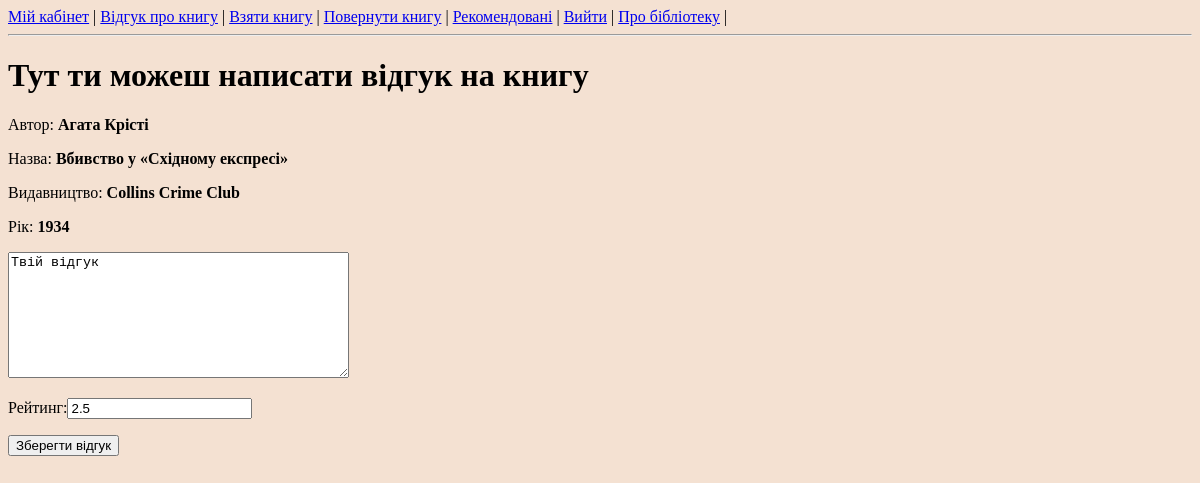
The page /client/review_book/5 (signed in) on the database as committed earlier.
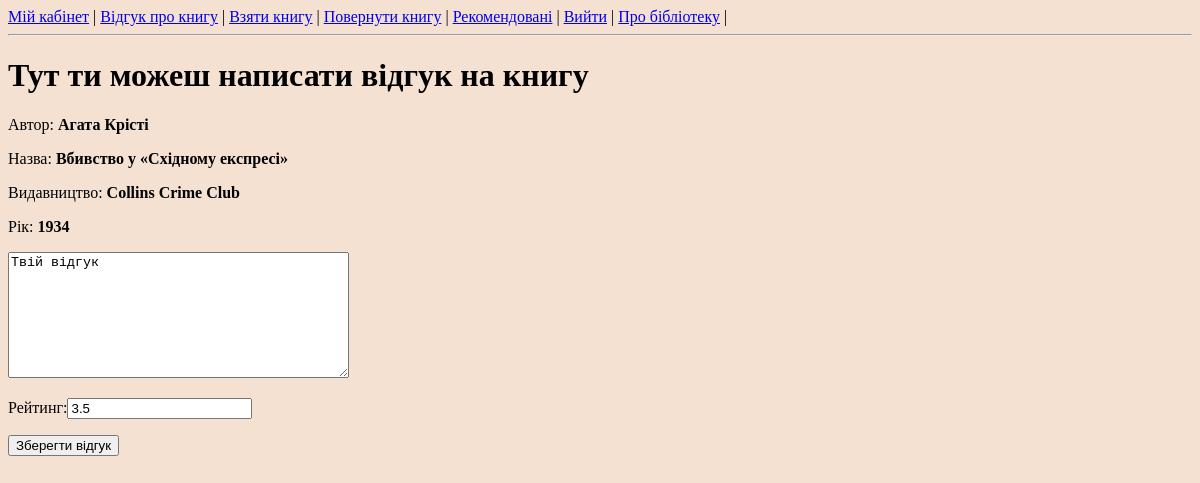
The same page on the database as committed later.
### book/models.py (models this page shows, shortened)
class Books(models.Model):
    title = models.CharField(max_length=250)
    author = models.ForeignKey(Authors, on_delete=models.CASCADE)
    genre = models.ForeignKey(Genres, on_delete=models.CASCADE)
    publisher = models.ForeignKey(Publishers, on_delete=models.CASCADE)
    publish_year = models.IntegerField()
    reception_date = models.DateField()
    cover = models.ImageField(upload_to='covers/')
    rating = models.FloatField(default=5)
    quantity = models.IntegerField(default=0)

class Authors(models.Model):
    name = models.CharField(max_length=100)
    bio = models.TextField()
    rating = models.FloatField(default=5)

class Publishers(models.Model):
    name = models.CharField(max_length=100)
    rating = models.FloatField(default=5)

### client/views.py (the view, shortened to what this page needs)
# urls.py: path('review_book/', views.review_book, name='review_book_page'),
@login_required(login_url="/")
def review_book(request, book_id=None): # написати рецензію на книгу
    if request.method == 'GET':
        if book_id is None:
            form = SelectBookForm(request.GET or None)
            books = Books.objects.all()
            if form.is_valid():
                author = form.cleaned_data.get('author')
                genre = form.cleaned_data.get('genre')
                if author:
                    books = books.filter(author=author)
                if genre:
                    books = books.filter(genre=genre)
            title = 'Обери книгу, про яку хочеш написати відгук'
            return render(request, 'books.html', context={'form': form, 'books': books, 'title': title})
        else:
            the_book = Books.objects.get(id=book_id)
            return render(request, 'review_book.html', context={'book': the_book})

### templates/review_book.html (shortened to what this page needs)
<!DOCTYPE html>
<html lang="en">
<head>
    <link rel="stylesheet" type="text/css" href="/static/styles.css">
</head>
{% include 'menu_cli.html' %}
<body>
    <h1>Тут ти можеш написати відгук на книгу</h1>
    <p>Автор: <b>{{ book.author.name }}</b></p>
    <p>Назва: <b>{{ book.title }}</b></p>
    <p>Видавництво: <b>{{ book.publisher.name }}</b></p>
    <p>Рік: <b>{{ book.publish_year }}</b></p>
    <form action="/client/review_book/{{ book.id }}" method="post">
        <textarea name="text" rows="8" cols="40">Твій відгук </textarea>
        <p>Рейтинг:<input type="number" name="rating" value={{ book.rating }}></p>
        <input type="submit" value="Зберегти відгук">
    </form>
</body>
</html>

Rows that differ between the two databases and show on the page:
changed Books "Вбивство у «Східному експресі»": rating "2.5" → "3.5"
